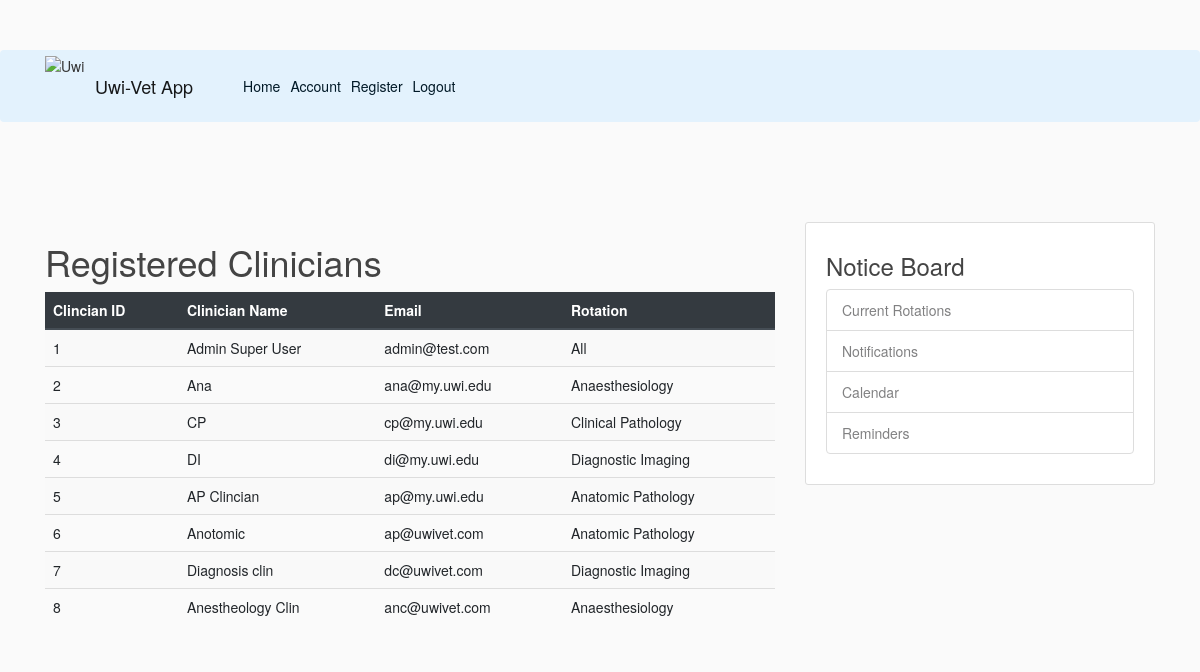
/usersreg (signed in), run on the app's committed database.
### flaskblog/models.py (models this page shows, shortened)
class User2(db.Model, UserMixin):
    id = db.Column(db.Integer, primary_key = True)
    username = db.Column(db.String(20), unique=True, nullable=False)
    email = db.Column(db.String(120), unique=True, nullable=False)
    image_file = db.Column(db.String(20), nullable=False, default='default.jpg')
    password = db.Column(db.String(60), nullable=False)
    level = db.Column(db.Integer, nullable=False, default='2')
    rotation = db.Column(db.String(50), nullable =False)

### flaskblog/routes.py (the view)
@app.route("/usersreg")
@login_required
def competancy():
    records= User2.query.all()
    return render_template('usersreg.html', title='usersreg.html', User2=records)

### flaskblog/models.py (called while the page is built)
@login_manager.user_loader
def load_user(user_id):
    return User2.query.get(int(user_id))

### flaskblog/templates/usersreg.html
{% extends "layout.html" %}
{% block content%}
    <h1>Registered Clinicians</h1>
    <div class="row">
        <div class="col">
            <table class="table table-striped table-hover">
                <thead class="thead-dark">
                    <tr>
                        <th>Clincian ID</th><th>Clinician Name</th><th>Email</th><th>Rotation</th>
                    </tr>
                </thead>
                <tbody>
                    {% for val in User2 %}
                    <tr>
                        <td>{{val.id}}</td>
                        <td>{{val.username}}</td>
                        <td>{{val.email}}</td>
                        <td>{{val.rotation}}</td>
                    </tr>
                    {% endfor %}
                </tbody>
            </table>
        </div>
    </div>
{% endblock content %}

### flaskblog/static/main.css (style rules this page uses)
body { background: #fafafa; color: #333333; margin-top: 5rem; }
h1, h2, h3, h4, h5, h6 { color: #444444; }

### data on the page
User2: id "1", username "Admin Super User", email "admin@test.com", rotation "All"
User2: id "2", username "Ana", email "ana@my.uwi.edu", rotation "Anaesthesiology"
User2: id "3", username "CP", email "cp@my.uwi.edu", rotation "Clinical Pathology"
User2: id "4", username "DI", email "di@my.uwi.edu", rotation "Diagnostic Imaging"
User2: id "5", username "AP Clincian", email "ap@my.uwi.edu", rotation "Anatomic Pathology"
User2: id "6", username "Anotomic", email "ap@uwivet.com", rotation "Anatomic Pathology"
User2: id "7", username "Diagnosis clin", email "dc@uwivet.com", rotation "Diagnostic Imaging"
User2: id "8", username "Anestheology Clin", email "anc@uwivet.com", rotation "Anaesthesiology"
